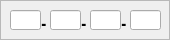
<?xml version="1.0" encoding="UTF-8"?>
<ui version="4.0">
 <class>FrameIPdit</class>
 <widget class="QFrame" name="FrameIPdit">
  <property name="geometry">
   <rect>
    <x>0</x>
    <y>0</y>
    <width>170</width>
    <height>40</height>
   </rect>
  </property>
  <property name="windowTitle">
   <string>Frame</string>
  </property>
  <property name="frameShape">
   <enum>QFrame::StyledPanel</enum>
  </property>
  <property name="frameShadow">
   <enum>QFrame::Raised</enum>
  </property>
  <widget class="QLineEdit" name="lineEdit_B0">
   <property name="geometry">
    <rect>
     <x>130</x>
     <y>10</y>
     <width>31</width>
     <height>20</height>
    </rect>
   </property>
   <property name="font">
    <font>
     <weight>75</weight>
     <bold>true</bold>
    </font>
   </property>
   <property name="maxLength">
    <number>3</number>
   </property>
   <property name="alignment">
    <set>Qt::AlignCenter</set>
   </property>
  </widget>
  <widget class="QLabel" name="label">
   <property name="geometry">
    <rect>
     <x>40</x>
     <y>10</y>
     <width>16</width>
     <height>16</height>
    </rect>
   </property>
   <property name="font">
    <font>
     <pointsize>20</pointsize>
     <weight>75</weight>
     <bold>true</bold>
    </font>
   </property>
   <property name="text">
    <string>.</string>
   </property>
  </widget>
  <widget class="QLabel" name="label_3">
   <property name="geometry">
    <rect>
     <x>120</x>
     <y>10</y>
     <width>16</width>
     <height>16</height>
    </rect>
   </property>
   <property name="font">
    <font>
     <pointsize>20</pointsize>
     <weight>75</weight>
     <bold>true</bold>
    </font>
   </property>
   <property name="text">
    <string>.</string>
   </property>
  </widget>
  <widget class="QLineEdit" name="lineEdit_B2">
   <property name="geometry">
    <rect>
     <x>50</x>
     <y>10</y>
     <width>31</width>
     <height>20</height>
    </rect>
   </property>
   <property name="font">
    <font>
     <weight>75</weight>
     <bold>true</bold>
    </font>
   </property>
   <property name="maxLength">
    <number>3</number>
   </property>
   <property name="alignment">
    <set>Qt::AlignCenter</set>
   </property>
  </widget>
  <widget class="QLineEdit" name="lineEdit_B1">
   <property name="geometry">
    <rect>
     <x>90</x>
     <y>10</y>
     <width>31</width>
     <height>20</height>
    </rect>
   </property>
   <property name="font">
    <font>
     <weight>75</weight>
     <bold>true</bold>
    </font>
   </property>
   <property name="maxLength">
    <number>3</number>
   </property>
   <property name="alignment">
    <set>Qt::AlignCenter</set>
   </property>
  </widget>
  <widget class="QLineEdit" name="lineEdit_B3">
   <property name="geometry">
    <rect>
     <x>10</x>
     <y>10</y>
     <width>31</width>
     <height>20</height>
    </rect>
   </property>
   <property name="font">
    <font>
     <weight>75</weight>
     <bold>true</bold>
    </font>
   </property>
   <property name="maxLength">
    <number>3</number>
   </property>
   <property name="frame">
    <bool>true</bool>
   </property>
   <property name="alignment">
    <set>Qt::AlignCenter</set>
   </property>
   <property name="placeholderText">
    <string/>
   </property>
  </widget>
  <widget class="QLabel" name="label_2">
   <property name="geometry">
    <rect>
     <x>80</x>
     <y>10</y>
     <width>16</width>
     <height>16</height>
    </rect>
   </property>
   <property name="font">
    <font>
     <pointsize>20</pointsize>
     <weight>75</weight>
     <bold>true</bold>
    </font>
   </property>
   <property name="text">
    <string>.</string>
   </property>
  </widget>
 </widget>
 <tabstops>
  <tabstop>lineEdit_B3</tabstop>
  <tabstop>lineEdit_B2</tabstop>
  <tabstop>lineEdit_B1</tabstop>
  <tabstop>lineEdit_B0</tabstop>
 </tabstops>
 <resources/>
 <connections/>
</ui>
